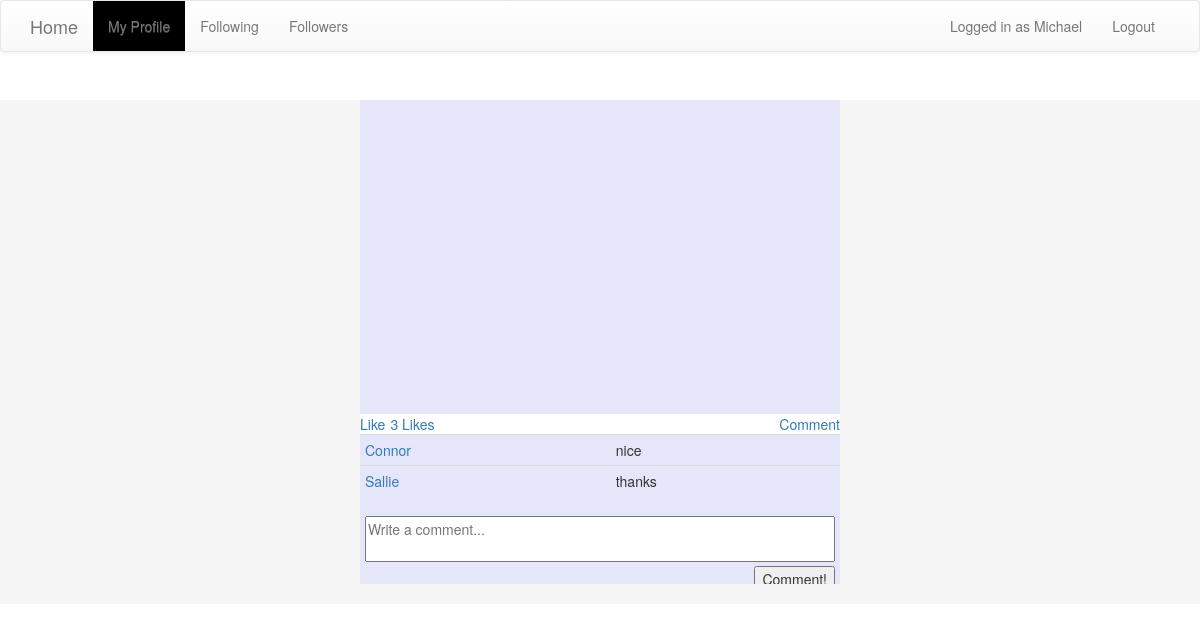
/application/profile.php?profID=2 (signed in), run on the app's committed database.
### tables this page shows
CREATE TABLE VideoFeed (
	userID INT UNSIGNED NOT NULL,
	videoID INT UNSIGNED NOT NULL,
	datetime TIMESTAMP DEFAULT CURRENT_TIMESTAMP,
	PRIMARY KEY (userID, videoID),
	FOREIGN KEY (userID)
		REFERENCES Users(id),
	FOREIGN KEY (videoID)
		REFERENCES Videos(vid)
);

CREATE TABLE Videos (
	vid INT UNSIGNED NOT NULL AUTO_INCREMENT PRIMARY KEY,
	youtubeID VARCHAR(100) NOT NULL UNIQUE
);

CREATE TABLE Comments (
	commenter INT UNSIGNED NOT NULL,
	videoOwner INT UNSIGNED NOT NULL,
	videoID INT UNSIGNED NOT NULL,
	message TEXT,
	datetime TIMESTAMP DEFAULT CURRENT_TIMESTAMP,
	FOREIGN KEY (commenter)
		REFERENCES Users(id),
	FOREIGN KEY (videoOwner)
		REFERENCES Users(id),
	FOREIGN KEY (videoID)
		REFERENCES Videos(vid)
);

CREATE TABLE Users (
	id INT UNSIGNED NOT NULL AUTO_INCREMENT PRIMARY KEY,
	display_name text NOT NULL,
	username VARCHAR(32) NOT NULL UNIQUE,
	password VARCHAR(128) NOT NULL,
	role ENUM('user', 'administrator') NOT NULL
);

### application/profile.php (the view, shortened to what this page needs)
<?php
require_once '../database/db_info.php';
$conn = new mysqli($hn, $un, $pw, $db);
$id = $_GET ? ($_GET['profID'] ? $_GET['profID'] : $_SESSION['id']) : $_SESSION['id'];
$query = "SELECT * FROM Videos, VideoFeed WHERE Videos.vid=VideoFeed.videoID AND VideoFeed.userID='$id' ORDER BY VideoFeed.datetime desc";
$result = $conn->query($query);
$videos = array();
$rows = $result->num_rows;
for ($i = 0; $i < $rows; ++$i) {
    $result->data_seek($i);
    $vid = $result->fetch_assoc()['vid'];
    $result->data_seek($i);
    $youtubeID = $result->fetch_assoc()['youtubeID'];
    array_push($videos, array('vid' => $vid, 'yid' => $youtubeID));
    $likeQuery = "SELECT Users.display_name, Users.username, Likes.liker FROM Users, Likes WHERE Likes.videoOwner='$id' AND videoID='$vid' AND Likes.liker=Users.id";
    $result2 = $conn->query($likeQuery);
    $likes = array();
    $rows2 = $result2->num_rows;
    for ($j = 0; $j < $rows2; ++$j) {
        $result2->data_seek($j);
        $displayName = $result2->fetch_assoc()['display_name'];
        $result2->data_seek($j);
        $username = $result2->fetch_assoc()['username'];
        $result2->data_seek($j);
        $liker = $result2->fetch_assoc()['liker'];
        array_push($likes, array('id' => $liker, 'display_name' => $displayName, 'username' => $username));
    }
    $videos[$i]['likes'] = $likes;
    $commentQuery = "SELECT Users.display_name, Users.username, Comments.commenter, Comments.message FROM Users, Comments WHERE Comments.videoOwner='$id' AND videoID='$vid' AND Comments.commenter=Users.id ORDER BY Comments.datetime";
    $result3 = $conn->query($commentQuery);
    $comments = array();
    $rows3 = $result3->num_rows;
    for ($k = 0; $k < $rows3; ++$k) {
        $result3->data_seek($k);
        $displayName = $result3->fetch_assoc()['display_name'];
        $result3->data_seek($k);
        $username = $result3->fetch_assoc()['username'];
        $result3->data_seek($k);
        $commenter = $result3->fetch_assoc()['commenter'];
        $result3->data_seek($k);
        $message = $result3->fetch_assoc()['message'];
        array_push($comments, array('id' => $commenter, 'display_name' => $displayName, 'username' => $username, 'message' => $message));
    }
    $videos[$i]['comments'] = $comments;
}
?>
<!DOCTYPE html>
<html lang="en">
<head>
    <?php require_once 'includes.php' ?>
</head>
<body>
    <div id="header">
    <?php require_once 'navBar.php' ?>
    </div>
    <div id="top"></div>
    <div id="left">
    </div>
    <div id="middle">
        <?php
            foreach($videos as $index => $video) {
                displayVideo($index, $video);
            }
        ?>
    </div>
    <div id="right"></div>
</body>
<?php
function displayVideo($index, $video) {
    $id = $_GET ? ($_GET['profID'] ? $_GET['profID'] : $_SESSION['id']) : $_SESSION['id'];
    $BASE_URL = "https://www.youtube.com/embed/";
    $url = $BASE_URL . $video['yid'];
    echo "<div class='video'>";
    echo "<iframe src='$url' frameborder='0' allowfullscreen></iframe>";
    $numLikes = sizeof($video['likes']);
    $getLikers = function($likeObj) {
        return $likeObj['id'];
    };
    $likers = array_map($getLikers, $video['likes']);
    $likedByUser = in_array($id, $likers);
    $likeButtonText = $likedByUser ? 'Unlike' : 'Like';
    $likes = $numLikes == 1 ? $numLikes . ' Like' : $numLikes . ' Likes';
    $names = array();
    for ($i = 0; $i < sizeof($video['likes']); ++$i) {
        array_push($names, array('display_name' => $video['likes'][$i]['display_name'], "username" => $video['likes'][$i]['username']));
    }
    $names = json_encode($names);
    $idx = $index*2+1;
    echo "<div class='commentHeader'>";
    echo "<form style='display:inline-block;' id='form$index' method='post'>";
    echo "<a href='javascript:;' onclick='$(\"#form$index\").submit();'><span>$likeButtonText</span></a>";
    echo "</form>";
    echo "<a class='numLikes' href='javascript:;' onclick='openWindow($names)'><span>$likes</span></a>";
    echo "<a style='float:right;' href='javascript:;' onclick='$(\".comments\")[$index].scrollTop = $(\".comments\")[$index].scrollHeight; $(\".commentText\")[$idx].focus();'><span>Comment</span></a>";
    echo "</div>";
    echo "<div class='comments'>";
    $numComments = sizeof($video['comments']);
    if ($numComments) {
        echo "<table class='table table-condensed'>";
        for ($i = 0; $i < $numComments; ++$i) {
            $display_name = $video['comments'][$i]['display_name'];
            $message = $video['comments'][$i]['message'];
            $commenter = $video['comments'][$i]['id'];
            echo "<tr><td><a href='profile3.php?profID=$commenter'><span>$display_name</span></td><td colspan='2'><span>$message</span></td></tr>";
        }
        echo "</table>";
    }
    echo "<div class='postComment'>";
    echo "<form style='display:inline-block;width:100%;margin:0;padding:0' id='commentForm$index' method='post'>";
    echo "<textarea form='commentForm$index' name='comment' class='commentText' placeholder='Write a comment...'></textarea>";
    echo "<input style='float:right;' type='submit' value='Comment!'></input>";
    echo "</form>";
    echo "</div>";
    echo "</div>";
    echo "</div>";
}
?>

### application/profile.php (style rules this page uses)
#header { width:100%; height:50px; top:0; }
#top { width:100%; height: 50px; }
#left { width: 30%; float:left; text-align:center; background-color:#F5F5F5; }
#middle { width: 40%; float: left; background-color:#F5F5F5; }
#right { width:30%; float:left; background-color:#F5F5F5; }
.video { background-color:#E6E6FA; }
.numLikes { margin-left:5px; }
.comments { width: 100%; height: 150px; overflow:auto; margin-bottom: 20px; }
.commentHeader { background-color:white; }
.postComment { margin: 5px; }
.commentText { width:100%; }
#middle iframe { width: 100%; height: 315px; margin-bottom:-5px; }

### data on the page
videofeed: likeButtonText "Like", comment "Write a comment..."
comments: commenter.display_name "Connor", message "nice"
comments: commenter.display_name "Sallie", message "thanks"

### other printed values
$menu['home']['text'] "Home"
$val['text'] "My Profile"
$val['text'] "Following"
$val['text'] "Followers"
$_SESSION['displayName'] "Michael"
